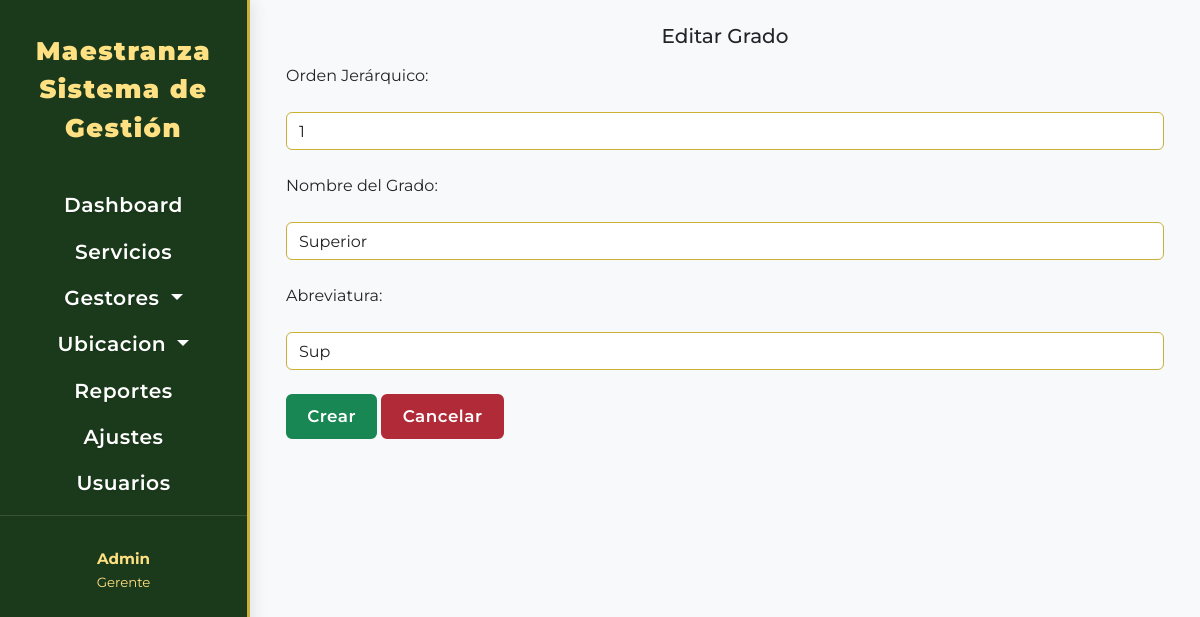
/grados/editar/1/, run on the app's committed database.
### grado/models.py (models this page shows, shortened)
class Grado(models.Model):
    nombre = models.CharField(max_length=50, blank=False, null=False, verbose_name=' Nombre del Grado', unique= True)
    abreviatura = models.CharField(max_length= 10, unique=True, verbose_name= 'Abreviatura', blank= True, null= True)
    orden = models.CharField(default= 0, verbose_name='Orden Jerárquico')
    class Meta:
        verbose_name = 'Grado'
        verbose_name_plural = 'Grados'
        ordering = ['orden', 'nombre']

### grado/views.py (the view)
# urls.py: path('editar/<int:id>/', views.grado_gestion, name='grado_editar'),
def grado_gestion(request, id=None):
    grado, modo, extra = modo_gestion(Grado,id)
    if request.method == 'POST':
        form = GradosForm(request.POST, instance=grado)
        if form.is_valid():
            try:
                grado = form.save()
                messages.success(request, f"Grado {'creado' if modo == 'crear' else 'actualizado'} correctamente.")
                return redirect('grado_lista')
            except Exception as e:
                messages.error(request, f"Error al guardar el Grado: {e}")
    else:
        form = GradosForm(instance=grado)
    context = {
        'form' : form,
        'grado': grado,
        'modo': modo,
        'extra': extra
    }
    return render(request, 'grado/gestion.html', context)

### grado/forms.py
class GradosForm(ModelForm):
    class Meta:
        model = Grado
        fields = ['orden', 'nombre', 'abreviatura']
        widgets = {
            'nombre': forms.TextInput(attrs = {'class':'form-control my-4', 'placeholder': 'Ingrese el nombre del grado'}),
            'abreviatura':  forms.TextInput( attrs= {'class': 'form-control my-4', 'placeholder': 'Ingrese la abreviatura del grado'}),
            'orden': forms.TextInput( attrs= {'class': 'form-control my-4', 'placeholder': 'Ingrese el orden Jerárquico del grado'})
        }

### maestranza/utils.py (called while the page is built)
def modo_gestion(modelo,id=None):
    if id:
        return get_object_or_404(modelo, id=id), 'editar', 0
    return None, 'crear', 1

### templates/grado/gestion.html (shortened to what this page needs)
{% extends "componentes/formulario.html" %}
{% block formtit %}
{% if modo == 'editar' %}
Editar Grado
{% else %}
Crear Grado
{% endif %}
{% endblock formtit %}
{% block formulario %}
{{ form.as_table }}
<input class="btn btn-success" type="submit" value="Crear">
<a class="btn btn-danger" href="{% url 'grado_lista' %}">Cancelar</a>
{% endblock formulario %}

### static/css/base1.css (style rules this page uses)
:root { --Primary-color: #1B3A1B; --Secondary-color: #2E5939; --Accent-color: #C9B037; --Text-color: #fff; --Sidebar-bg: #1B3A1B; --Sidebar-active: #C9B037; --Sidebar-hover: #2E5939; --Table-header-bg: #2E5939; --Table-header-text: #fff; --Table-row-hover: #e9f5e1; --Button-primary: #1B3A1B; --Button-primary-hover: #2E5939; --Button-danger: #b02a37; --Button-danger-hover: #7a1d25; --Button-secondary: #495057; --Button-secondary-hover: #343a40; --Input-border: #C9B037; --Input-focus: #2E5939; --sidebar-width-bs5: 250px; --sidebar-bg-mobile: rgba(27,58,27,0.97); }
body, .sidebar-bs5, .main-content-wrapper-bs5 { font-family: 'Montserrat', Arial, Helvetica, sans-serif; }
.btn { border-radius: 0.375rem !important; font-weight: 600 !important; font-size: 1.05rem !important; letter-spacing: 0.5px; padding: 0.5rem 1.2rem !important; box-shadow: none !important; border-width: 2px !important; margin-bottom: 0.5rem; white-space: normal; }
.btn-danger { background-color: var(--Button-danger); border-color: var(--Button-danger); color: #fff; font-weight: 600; letter-spacing: 0.5px; }
.form-control, .select2-container--default .select2-selection--single { border: 1.5px solid var(--Input-border) !important; border-radius: 0.375rem; background-color: #fff; color: #222; height: 38px !important; box-shadow: none; }

### data on the page
Grado: orden "1", nombre "Superior", abreviatura "Sup"
